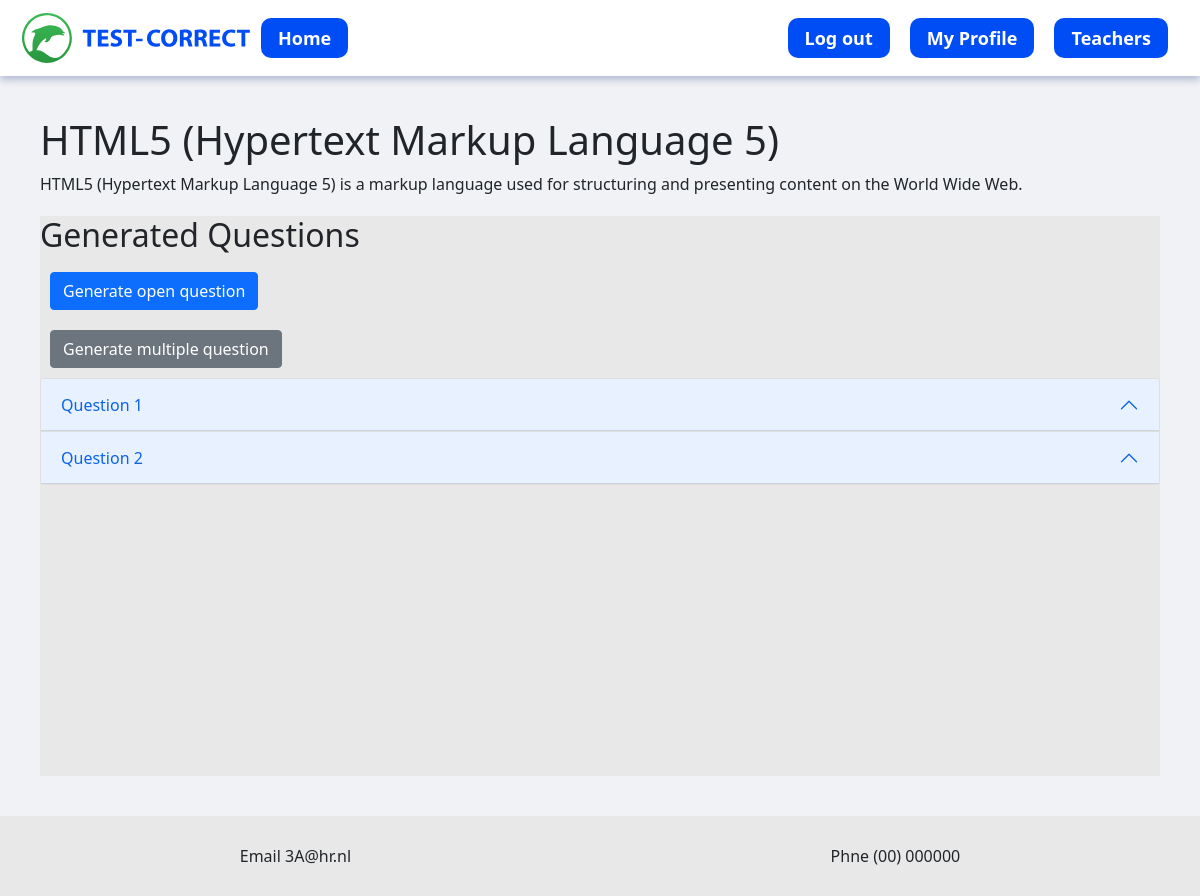
Screenshot of /notes/question/2 (signed in) with the database file from the repository.
### tables this page shows
CREATE TABLE notes (
            note_id INTEGER PRIMARY KEY AUTOINCREMENT,
            title TEXT NOT NULL,
            note_source TEXT NOT NULL,
            is_public INTEGER NOT NULL DEFAULT 1,
            teacher_id INTEGER NOT NULL,
            category_id INTEGER NOT NULL,
            note TEXT NOT NULL,
            date_created DATETIME DEFAULT CURRENT_TIMESTAMP,            
            FOREIGN KEY (teacher_id) REFERENCES teachers (teacher_id),
            FOREIGN KEY (category_id) REFERENCES categories (category_id));

CREATE TABLE questions (
            questions_id INTEGER PRIMARY KEY AUTOINCREMENT,
            note_id INTEGER NOT NULL,
            exam_question TEXT NOT NULL,            
            date_created DATETIME DEFAULT CURRENT_TIMESTAMP,            
            FOREIGN KEY (note_id) REFERENCES notes (note_id));

### routes/notes_route.py (the view)
@notes_bp.route('/notes/question/<int:note_id>', methods=['GET'])
def get_Question_page(note_id):
    is_logged_in = 'username' in session
    if is_logged_in:
        note = get_note(note_id)
        if note is not None:
          return render_template('note_question.html',note=note)
        else:
          return redirect(url_for('notFound'))
    else:
        return redirect(url_for('index'))

### controllers/notes_controllers.py (called while the page is built)
def get_note(note_id):
     notes_db = NotesDatabase()
     return notes_db.get_note_by_id(note_id)

### models/notes_model.py (called while the page is built)
    def _connect(self):
        return sqlite3.connect(self.db_path)

    def get_note_by_id(self, id):
        conn = self._connect()
        conn.row_factory = sqlite3.Row
        cursor = conn.cursor()
        cursor.execute("SELECT * FROM notes WHERE note_id = ?", (id,))
        note = cursor.fetchone()
        cursor.execute("SELECT * from questions WHERE note_Id = ?", (id,))
        questions = cursor.fetchall()
        _questions = [dict(row) for row in questions]
        conn.close()
        new_note = dict(note) if note is not None else None
        new_note["all_questions"] = _questions
        for questions in new_note["all_questions"]:
            questions["my_answers"] = self.get_answers_by_question_id(questions["questions_id"])
        return new_note

    def get_answers_by_question_id(self,questions_id):
      conn = self._connect()
      conn.row_factory = sqlite3.Row
      cursor = conn.cursor()
      cursor.execute("SELECT * FROM answers WHERE questions_id = ?", (questions_id,))
      answers = cursor.fetchall()
      conn.close()
      return  [dict(answer) for answer in answers] if answers else []

### templates/note_question.html (shortened to what this page needs)
<!DOCTYPE html>
<html lang="en">
<head>
    <link rel="stylesheet" href="{{ url_for('static', filename='styles/global.css') }}">
    <link href="https://cdn.jsdelivr.net/npm/bootstrap@5.0.2/dist/css/bootstrap.min.css" rel="stylesheet">
</head>
<body>
    {% include 'header.html' %}
    <div style="padding: 40px;" class='container-fluid'>
        {% if note is not none %}
        <div>
            <h1>{{note.title}}</h1>
            <p>{{note.note}}</p>
        </div>
        <div style="margin-top: 20px; background-color: #e8e8e8; min-height: 70vh; overflow: scroll;">
            <div>
                <h2>Generated Questions</h2>
                <div class="action">
                    <form method="GET" action="/notes/generate_question/{{ note.note_id }}/0">
                        <input class="btn btn-primary" type="submit" value="Generate open question" />
                    </form>
                    <form method="GET" action="/notes/generate_question/{{ note.note_id }}/1">
                        <input class="btn btn-secondary" type="submit" value="Generate multiple question" />
                    </form>
                </div>
            </div>
            {% if note.all_questions is not none %}
            <div id="accordion">
                {% for item in note.all_questions %}
                <div class="accordion-item">
                    <h2 class="accordion-header" id="heading{{ loop.index }}">
                        <button class="accordion-button" type="button" data-bs-toggle="collapse"
                            data-bs-target="#collapse{{ loop.index }}" aria-expanded="false"
                            aria-controls="collapse{{ loop.index }}">
                            Question {{ loop.index }}
                        </button>
                    </h2>
                </div>
                {% endfor %}
            </div>
            {% else %}
            <p>No questions have been added yet</p>
            {% endif %}
        </div>
        {% else %}
        {% include 'error.html' %}
        {% endif %}
    </div>
    {% include 'footer.html' %}
</body>
</html>

### templates/header.html (shortened to what this page needs)
<nav class="navbar navbar-expand-lg bg-body-tertiary">
  <div class="container-fluid">
    <img
    src="{{ url_for('static', filename='images/testcorrect-logo.svg') }}"
    alt="My Image"
  />
    <div class="collapse navbar-collapse" id="navbarSupportedContent">
      <ul class="navbar-nav">
        <li class="nav-item">
          <a
          class="primary-button"
            aria-current="page"
            href="{{ url_for('index') }}"
            >Home</a
          >
        </li>
      </ul>
      {% if 'user_id' in session %}
      <ul class="navbar-nav ms-auto">
        <li class="nav-item">
          <a class="primary-button" href="{{ url_for('auth.logout') }}">Log out </a>
        </li>
        <li class="nav-item">
          <a class="primary-button" href="{{ url_for('teachers.edit_profile') }}"
        >My Profile</a>
        </li>
        {% if 'is_admin' in session and session['is_admin'] == 1 %}
        <li class="nav-item">
          <a class="primary-button" href="{{ url_for('teachers.get_teachers') }}"
        >Teachers</a>
        </li>
        {% endif %}
      </ul>
      {% endif %}
    </div>
  </div>
</nav>

### templates/footer.html
<footer>
    <div>
        <span>Email</span>
        <span>3A@hr.nl</span>
    </div>
    <div>
        <span>Phne</span>
        <span>(00) 000000</span>
    </div>
</footer>

### static/styles/global.css (style rules this page uses)
body { margin: 0px; padding: 0px; background-color: rgba(240, 242, 245, 1) !important; }
nav { background: #fff; box-shadow: 0 3px 8px 0 rgba(4, 31, 116, 0.3); min-height: 70px; padding: 10px; z-index: 999; display: grid; grid-template-columns: 80% 20%; align-items: center; }
nav .nav-item { margin: 10px; }
.primary-button { background-image: linear-gradient(90deg, #0038c6, #2467fa); border-radius: 10px; align-items: center; background: #004df5; border: 0; border-radius: 10px; color: #fff; display: -webkit-inline-flex; display: inline-flex; font-size: 18px; font-weight: 700; -webkit-justify-content: center; justify-content: center; min-height: 40px; padding-left: 17px; padding-right: 17px; position: relative; text-decoration: none; transition: all 0.3s ease-in-out; width: auto; cursor: pointer; }
footer { display: flex; justify-content: space-around; align-items: center; width: 100%; bottom: 0; height: 10vh; background-color: #e8e8e8; }
.action .btn { margin: 10px!important; }

### rows the page displays
notes: title "HTML5 (Hypertext Markup Language 5)", note "HTML5 (Hypertext Markup Language 5) is a markup language used for structuring and presenting content on the World Wide Web."
